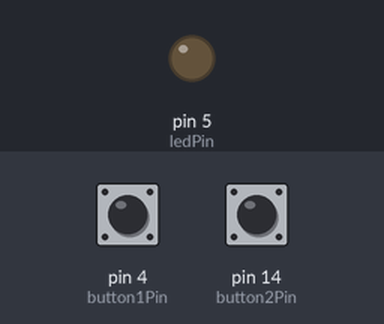
Simulated run of this sketch. Board: Arduino Uno, built with avr-gcc and run on an emulated ATmega328P. Parts: output pins drawn as LEDs (lit = HIGH). The test bench sets the inputs (shaded band); at power-on: pin 4 (button1Pin) HIGH, pin 14 (button2Pin) LOW.

Above: at 1.2 s.
1.3 s: pin 4 (button1Pin) pulled LOW for 0.15 s
At 2.0 s:
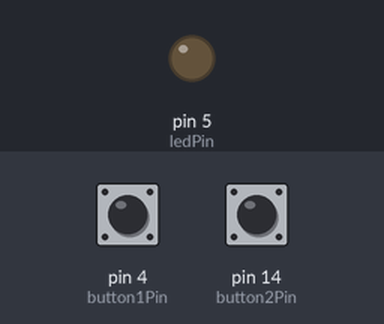
2.9 s: pin 4 (button1Pin) pulled LOW for 3.2 s
At 7.4 s:
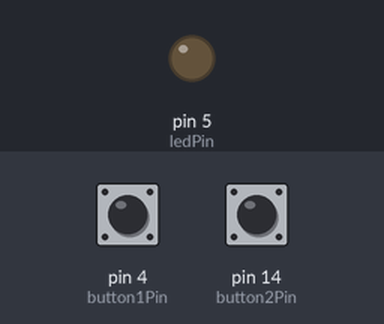
Timing chart, 0 to 8.9 s (numbered marks = the images above; inputs shaded):
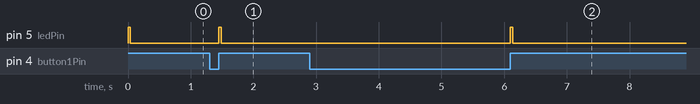

The sketch:

sketch_jun09a.ino
```cpp
const int button1Pin = 4;     // Trigger
const int button2Pin = 14;     // FullAuto
const int ledPin = 5;        // Theoretical valve pin 2
bool released = true;         //Is the trigger released?
bool fullAutoEnabled = false; //If full auto enabled?
bool burstFire = true;
const unsigned long interval = 35; // Semi auto delay in ms
const unsigned long flashSpeed = 20; // Full auto delat in ms
int i = 0;


void setup() {
  // Initialize the button pins as inputs
  pinMode(button1Pin, INPUT);
  pinMode(button2Pin, INPUT);

  // Initialize the valve pin as an output
  pinMode(ledPin, OUTPUT);
}

void loop() {
  // Boolean Conditioners
  if (digitalRead(button1Pin) == LOW) {
    released = true;
  }
  if (digitalRead(button2Pin) == HIGH) {
    fullAutoEnabled = true;
  }else{
    fullAutoEnabled = false;
  }

  // Trigger Logic
  if (digitalRead(button1Pin) == HIGH && released == true && fullAutoEnabled == false) {
    if (fullAutoEnabled == false){
      shoot();
      released = false;
    }
  }
  if (digitalRead(button1Pin) == HIGH && released == true && fullAutoEnabled == true && burstFire == false) {
    while (digitalRead(button1Pin) == HIGH){
      shoot();
      delay(flashSpeed);
    }
  }
  if (digitalRead(button1Pin) == HIGH && released == true && fullAutoEnabled == true && burstFire == true) {
    burst();
    released = false;
  }
}

void shoot() {
  digitalWrite(ledPin, HIGH);
  delay(interval);
  digitalWrite(ledPin, LOW);
}

void burst() {
  i = 0;
  while (i <= 3) {
    shoot();
    i++;
    delay(flashSpeed);
  }
}
```

Measured:
- after the input at 1.3 s, pin 5 (ledPin): LOW → HIGH after 0.15 s, → LOW 0.04 s later
- after the input at 2.9 s, pin 5 (ledPin): LOW → HIGH after 3.2 s, → LOW 0.04 s later
